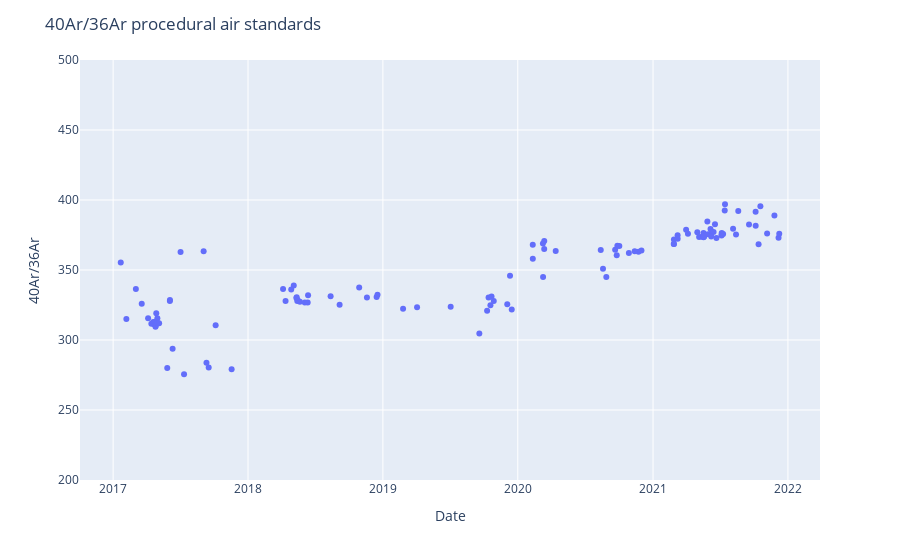

This figure's notebook cell:
### Code cell
#initial plot
fig3 = px.scatter(df, x=df['Date'], y=df[ratio1], log_y=False)
fig3.update_layout(
    title="40Ar/36Ar procedural air standards",
    xaxis_title="Date",
    yaxis_title=ratio1)
fig3.update_layout(yaxis={ 'rangemode': 'tozero'})

fig3.update_yaxes(range=[200, 500]) 
fig3.update_xaxes

fig3.show()
